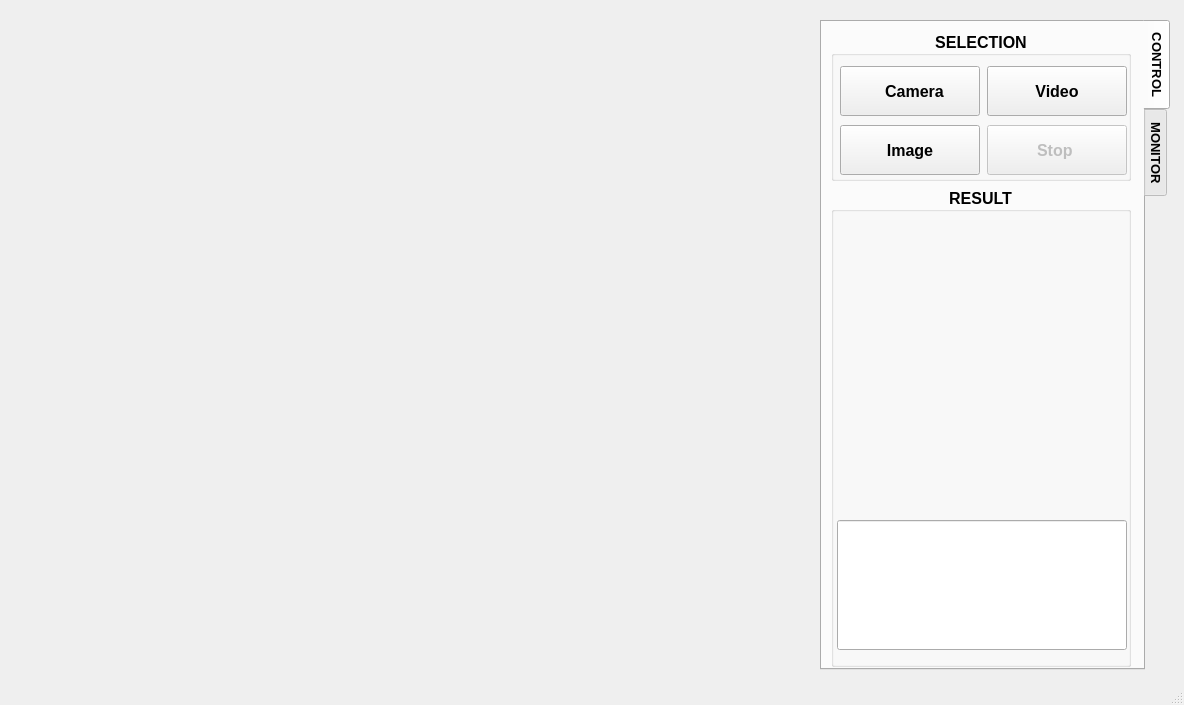
<?xml version="1.0" encoding="UTF-8"?>
<ui version="4.0">
 <class>MainWindow</class>
 <widget class="QMainWindow" name="MainWindow">
  <property name="geometry">
   <rect>
    <x>0</x>
    <y>0</y>
    <width>1184</width>
    <height>705</height>
   </rect>
  </property>
  <property name="minimumSize">
   <size>
    <width>1180</width>
    <height>705</height>
   </size>
  </property>
  <property name="maximumSize">
   <size>
    <width>1184</width>
    <height>705</height>
   </size>
  </property>
  <property name="windowTitle">
   <string>Face Emotion Detection</string>
  </property>
  <widget class="QWidget" name="centralwidget">
   <widget class="QTabWidget" name="tabWidget">
    <property name="geometry">
     <rect>
      <x>820</x>
      <y>20</y>
      <width>350</width>
      <height>650</height>
     </rect>
    </property>
    <property name="sizePolicy">
     <sizepolicy hsizetype="Minimum" vsizetype="Minimum">
      <horstretch>0</horstretch>
      <verstretch>0</verstretch>
     </sizepolicy>
    </property>
    <property name="minimumSize">
     <size>
      <width>350</width>
      <height>650</height>
     </size>
    </property>
    <property name="maximumSize">
     <size>
      <width>350</width>
      <height>650</height>
     </size>
    </property>
    <property name="baseSize">
     <size>
      <width>0</width>
      <height>0</height>
     </size>
    </property>
    <property name="font">
     <font>
      <pointsize>10</pointsize>
      <weight>75</weight>
      <bold>true</bold>
     </font>
    </property>
    <property name="tabPosition">
     <enum>QTabWidget::East</enum>
    </property>
    <property name="tabShape">
     <enum>QTabWidget::Rounded</enum>
    </property>
    <property name="currentIndex">
     <number>0</number>
    </property>
    <property name="iconSize">
     <size>
      <width>16</width>
      <height>16</height>
     </size>
    </property>
    <property name="elideMode">
     <enum>Qt::ElideLeft</enum>
    </property>
    <property name="usesScrollButtons">
     <bool>true</bool>
    </property>
    <property name="documentMode">
     <bool>false</bool>
    </property>
    <property name="tabsClosable">
     <bool>false</bool>
    </property>
    <property name="movable">
     <bool>false</bool>
    </property>
    <property name="tabBarAutoHide">
     <bool>false</bool>
    </property>
    <widget class="QWidget" name="tab_control">
     <property name="sizePolicy">
      <sizepolicy hsizetype="Minimum" vsizetype="Minimum">
       <horstretch>0</horstretch>
       <verstretch>0</verstretch>
      </sizepolicy>
     </property>
     <property name="maximumSize">
      <size>
       <width>700</width>
       <height>16777215</height>
      </size>
     </property>
     <attribute name="title">
      <string>CONTROL</string>
     </attribute>
     <layout class="QVBoxLayout" name="verticalLayout_4">
      <item>
       <widget class="QGroupBox" name="groupBox_7">
        <property name="sizePolicy">
         <sizepolicy hsizetype="Minimum" vsizetype="Minimum">
          <horstretch>0</horstretch>
          <verstretch>0</verstretch>
         </sizepolicy>
        </property>
        <property name="minimumSize">
         <size>
          <width>300</width>
          <height>150</height>
         </size>
        </property>
        <property name="maximumSize">
         <size>
          <width>300</width>
          <height>150</height>
         </size>
        </property>
        <property name="font">
         <font>
          <family>Segoe UI</family>
          <pointsize>12</pointsize>
          <weight>75</weight>
          <bold>true</bold>
         </font>
        </property>
        <property name="title">
         <string>SELECTION</string>
        </property>
        <property name="alignment">
         <set>Qt::AlignCenter</set>
        </property>
        <property name="flat">
         <bool>true</bool>
        </property>
        <widget class="QWidget" name="layoutWidget">
         <property name="geometry">
          <rect>
           <x>8</x>
           <y>34</y>
           <width>289</width>
           <height>52</height>
          </rect>
         </property>
         <layout class="QHBoxLayout" name="horizontalLayout_2">
          <item>
           <widget class="QPushButton" name="pushButton_Camera">
            <property name="sizePolicy">
             <sizepolicy hsizetype="Minimum" vsizetype="Minimum">
              <horstretch>0</horstretch>
              <verstretch>0</verstretch>
             </sizepolicy>
            </property>
            <property name="minimumSize">
             <size>
              <width>140</width>
              <height>50</height>
             </size>
            </property>
            <property name="maximumSize">
             <size>
              <width>140</width>
              <height>50</height>
             </size>
            </property>
            <property name="font">
             <font>
              <family>Segoe UI</family>
              <pointsize>12</pointsize>
              <weight>75</weight>
              <bold>true</bold>
             </font>
            </property>
            <property name="text">
             <string>  Camera</string>
            </property>
           </widget>
          </item>
          <item>
           <widget class="QPushButton" name="pushButton_Video">
            <property name="sizePolicy">
             <sizepolicy hsizetype="Minimum" vsizetype="Minimum">
              <horstretch>0</horstretch>
              <verstretch>0</verstretch>
             </sizepolicy>
            </property>
            <property name="minimumSize">
             <size>
              <width>140</width>
              <height>50</height>
             </size>
            </property>
            <property name="maximumSize">
             <size>
              <width>140</width>
              <height>50</height>
             </size>
            </property>
            <property name="font">
             <font>
              <family>Segoe UI</family>
              <pointsize>12</pointsize>
              <weight>75</weight>
              <bold>true</bold>
             </font>
            </property>
            <property name="text">
             <string>Video</string>
            </property>
           </widget>
          </item>
         </layout>
        </widget>
        <widget class="QWidget" name="layoutWidget_2">
         <property name="geometry">
          <rect>
           <x>8</x>
           <y>93</y>
           <width>289</width>
           <height>52</height>
          </rect>
         </property>
         <layout class="QHBoxLayout" name="horizontalLayout_3">
          <item>
           <widget class="QPushButton" name="pushButton_Image">
            <property name="sizePolicy">
             <sizepolicy hsizetype="Minimum" vsizetype="Minimum">
              <horstretch>0</horstretch>
              <verstretch>0</verstretch>
             </sizepolicy>
            </property>
            <property name="minimumSize">
             <size>
              <width>140</width>
              <height>50</height>
             </size>
            </property>
            <property name="maximumSize">
             <size>
              <width>140</width>
              <height>50</height>
             </size>
            </property>
            <property name="font">
             <font>
              <family>Segoe UI</family>
              <pointsize>12</pointsize>
              <weight>75</weight>
              <bold>true</bold>
             </font>
            </property>
            <property name="text">
             <string>  Image  </string>
            </property>
           </widget>
          </item>
          <item>
           <widget class="QPushButton" name="pushButton_Stop">
            <property name="enabled">
             <bool>false</bool>
            </property>
            <property name="sizePolicy">
             <sizepolicy hsizetype="Minimum" vsizetype="Minimum">
              <horstretch>0</horstretch>
              <verstretch>0</verstretch>
             </sizepolicy>
            </property>
            <property name="minimumSize">
             <size>
              <width>140</width>
              <height>50</height>
             </size>
            </property>
            <property name="maximumSize">
             <size>
              <width>140</width>
              <height>50</height>
             </size>
            </property>
            <property name="font">
             <font>
              <family>Segoe UI</family>
              <pointsize>12</pointsize>
              <weight>75</weight>
              <bold>true</bold>
             </font>
            </property>
            <property name="text">
             <string>  Stop   </string>
            </property>
           </widget>
          </item>
         </layout>
        </widget>
       </widget>
      </item>
      <item>
       <widget class="QGroupBox" name="groupBox_8">
        <property name="minimumSize">
         <size>
          <width>300</width>
          <height>480</height>
         </size>
        </property>
        <property name="maximumSize">
         <size>
          <width>300</width>
          <height>480</height>
         </size>
        </property>
        <property name="font">
         <font>
          <family>Segoe UI</family>
          <pointsize>12</pointsize>
          <weight>75</weight>
          <bold>true</bold>
         </font>
        </property>
        <property name="title">
         <string>RESULT</string>
        </property>
        <property name="alignment">
         <set>Qt::AlignCenter</set>
        </property>
        <property name="flat">
         <bool>true</bool>
        </property>
        <layout class="QVBoxLayout" name="verticalLayout_11" stretch="0,0">
         <property name="spacing">
          <number>0</number>
         </property>
         <property name="leftMargin">
          <number>3</number>
         </property>
         <property name="topMargin">
          <number>0</number>
         </property>
         <property name="rightMargin">
          <number>0</number>
         </property>
         <property name="bottomMargin">
          <number>3</number>
         </property>
         <item>
          <widget class="QLabel" name="label_View">
           <property name="enabled">
            <bool>true</bool>
           </property>
           <property name="sizePolicy">
            <sizepolicy hsizetype="Ignored" vsizetype="Ignored">
             <horstretch>0</horstretch>
             <verstretch>0</verstretch>
            </sizepolicy>
           </property>
           <property name="minimumSize">
            <size>
             <width>290</width>
             <height>290</height>
            </size>
           </property>
           <property name="maximumSize">
            <size>
             <width>290</width>
             <height>290</height>
            </size>
           </property>
           <property name="font">
            <font>
             <family>Segoe UI</family>
             <pointsize>46</pointsize>
             <weight>75</weight>
             <bold>true</bold>
            </font>
           </property>
           <property name="text">
            <string/>
           </property>
           <property name="scaledContents">
            <bool>true</bool>
           </property>
           <property name="alignment">
            <set>Qt::AlignCenter</set>
           </property>
          </widget>
         </item>
         <item>
          <widget class="QLineEdit" name="text_result">
           <property name="sizePolicy">
            <sizepolicy hsizetype="Minimum" vsizetype="Minimum">
             <horstretch>0</horstretch>
             <verstretch>0</verstretch>
            </sizepolicy>
           </property>
           <property name="minimumSize">
            <size>
             <width>290</width>
             <height>130</height>
            </size>
           </property>
           <property name="maximumSize">
            <size>
             <width>290</width>
             <height>130</height>
            </size>
           </property>
           <property name="font">
            <font>
             <family>Segoe UI</family>
             <pointsize>10</pointsize>
             <weight>50</weight>
             <bold>false</bold>
            </font>
           </property>
           <property name="focusPolicy">
            <enum>Qt::NoFocus</enum>
           </property>
           <property name="text">
            <string/>
           </property>
           <property name="alignment">
            <set>Qt::AlignCenter</set>
           </property>
           <property name="readOnly">
            <bool>true</bool>
           </property>
           <property name="wordWrap" stdset="0">
            <bool>false</bool>
           </property>
          </widget>
         </item>
        </layout>
       </widget>
      </item>
     </layout>
    </widget>
    <widget class="QWidget" name="tab_monitor">
     <property name="maximumSize">
      <size>
       <width>700</width>
       <height>16777215</height>
      </size>
     </property>
     <attribute name="title">
      <string>MONITOR</string>
     </attribute>
     <layout class="QVBoxLayout" name="verticalLayout_3" stretch="0">
      <item>
       <widget class="QGroupBox" name="groupBox_9">
        <property name="minimumSize">
         <size>
          <width>0</width>
          <height>0</height>
         </size>
        </property>
        <property name="maximumSize">
         <size>
          <width>350</width>
          <height>200</height>
         </size>
        </property>
        <property name="font">
         <font>
          <family>Segoe UI</family>
          <pointsize>8</pointsize>
          <weight>75</weight>
          <bold>true</bold>
         </font>
        </property>
        <property name="title">
         <string>PC PERFORMANCE</string>
        </property>
        <property name="alignment">
         <set>Qt::AlignHCenter|Qt::AlignTop</set>
        </property>
        <layout class="QVBoxLayout" name="verticalLayout_2">
         <item>
          <layout class="QVBoxLayout" name="verticalLayout_7">
           <item>
            <layout class="QHBoxLayout" name="horizontalLayout_17" stretch="2,9,2,1">
             <property name="spacing">
              <number>6</number>
             </property>
             <property name="bottomMargin">
              <number>0</number>
             </property>
             <item>
              <widget class="QLabel" name="label_19">
               <property name="maximumSize">
                <size>
                 <width>16777215</width>
                 <height>25</height>
                </size>
               </property>
               <property name="text">
                <string>CPU</string>
               </property>
               <property name="alignment">
                <set>Qt::AlignCenter</set>
               </property>
              </widget>
             </item>
             <item>
              <widget class="QProgressBar" name="progressBar_CPU">
               <property name="sizePolicy">
                <sizepolicy hsizetype="Preferred" vsizetype="Preferred">
                 <horstretch>0</horstretch>
                 <verstretch>0</verstretch>
                </sizepolicy>
               </property>
               <property name="maximumSize">
                <size>
                 <width>300</width>
                 <height>12</height>
                </size>
               </property>
               <property name="font">
                <font>
                 <family>Segoe UI</family>
                 <pointsize>8</pointsize>
                 <weight>75</weight>
                 <bold>true</bold>
                </font>
               </property>
               <property name="value">
                <number>15</number>
               </property>
              </widget>
             </item>
             <item>
              <widget class="QLabel" name="label_24">
               <property name="maximumSize">
                <size>
                 <width>16777215</width>
                 <height>25</height>
                </size>
               </property>
               <property name="text">
                <string/>
               </property>
              </widget>
             </item>
             <item>
              <widget class="QLabel" name="label_25">
               <property name="text">
                <string/>
               </property>
              </widget>
             </item>
            </layout>
           </item>
           <item>
            <layout class="QHBoxLayout" name="horizontalLayout_18" stretch="2,9,2,1">
             <item>
              <widget class="QLabel" name="label_26">
               <property name="maximumSize">
                <size>
                 <width>16777215</width>
                 <height>25</height>
                </size>
               </property>
               <property name="text">
                <string>RAM</string>
               </property>
               <property name="alignment">
                <set>Qt::AlignCenter</set>
               </property>
              </widget>
             </item>
             <item>
              <widget class="QProgressBar" name="progressBar_RAM">
               <property name="maximumSize">
                <size>
                 <width>16777215</width>
                 <height>12</height>
                </size>
               </property>
               <property name="font">
                <font>
                 <family>Segoe UI</family>
                 <pointsize>8</pointsize>
                 <weight>75</weight>
                 <bold>true</bold>
                </font>
               </property>
               <property name="value">
                <number>50</number>
               </property>
              </widget>
             </item>
             <item>
              <widget class="QLabel" name="ram">
               <property name="maximumSize">
                <size>
                 <width>16777215</width>
                 <height>25</height>
                </size>
               </property>
               <property name="text">
                <string>3.5/4</string>
               </property>
              </widget>
             </item>
             <item>
              <widget class="QLabel" name="label_27">
               <property name="text">
                <string>GB</string>
               </property>
              </widget>
             </item>
            </layout>
           </item>
           <item>
            <layout class="QHBoxLayout" name="horizontalLayout_21" stretch="2,9,2,1">
             <item>
              <widget class="QLabel" name="label_28">
               <property name="maximumSize">
                <size>
                 <width>16777215</width>
                 <height>25</height>
                </size>
               </property>
               <property name="text">
                <string>DISK</string>
               </property>
               <property name="alignment">
                <set>Qt::AlignCenter</set>
               </property>
              </widget>
             </item>
             <item>
              <widget class="QProgressBar" name="progressBar_DISK">
               <property name="maximumSize">
                <size>
                 <width>16777215</width>
                 <height>12</height>
                </size>
               </property>
               <property name="font">
                <font>
                 <family>Segoe UI</family>
                 <pointsize>8</pointsize>
                 <weight>75</weight>
                 <bold>true</bold>
                </font>
               </property>
               <property name="value">
                <number>85</number>
               </property>
              </widget>
             </item>
             <item>
              <widget class="QLabel" name="disk">
               <property name="maximumSize">
                <size>
                 <width>700</width>
                 <height>25</height>
                </size>
               </property>
               <property name="text">
                <string>45/64</string>
               </property>
              </widget>
             </item>
             <item>
              <widget class="QLabel" name="label_29">
               <property name="text">
                <string>GB</string>
               </property>
              </widget>
             </item>
            </layout>
           </item>
          </layout>
         </item>
        </layout>
       </widget>
      </item>
     </layout>
    </widget>
   </widget>
   <widget class="QLabel" name="label_Image">
    <property name="enabled">
     <bool>true</bool>
    </property>
    <property name="geometry">
     <rect>
      <x>10</x>
      <y>50</y>
      <width>800</width>
      <height>570</height>
     </rect>
    </property>
    <property name="sizePolicy">
     <sizepolicy hsizetype="Ignored" vsizetype="Ignored">
      <horstretch>0</horstretch>
      <verstretch>0</verstretch>
     </sizepolicy>
    </property>
    <property name="minimumSize">
     <size>
      <width>800</width>
      <height>570</height>
     </size>
    </property>
    <property name="maximumSize">
     <size>
      <width>800</width>
      <height>570</height>
     </size>
    </property>
    <property name="font">
     <font>
      <pointsize>46</pointsize>
      <weight>75</weight>
      <bold>true</bold>
     </font>
    </property>
    <property name="text">
     <string/>
    </property>
    <property name="scaledContents">
     <bool>true</bool>
    </property>
    <property name="alignment">
     <set>Qt::AlignCenter</set>
    </property>
   </widget>
  </widget>
  <widget class="QStatusBar" name="statusbar"/>
 </widget>
 <resources/>
 <connections/>
</ui>
